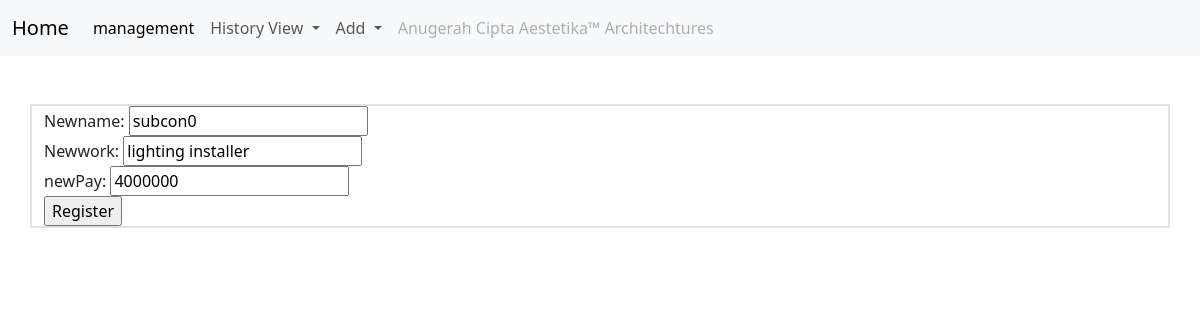
The app's page /Build/IA/subcon/subconedit.php?id=9 (signed in) with its own data.
### tables this page shows
CREATE TABLE `subcon` (
  `id` int(12) NOT NULL,
  `name` varchar(24) NOT NULL,
  `work` varchar(24) NOT NULL,
  `pay` int(24) NOT NULL,
  `newPay` int(24) NOT NULL
);

### Build/IA/subcon/subconedit.php (the view, shortened to what this page needs)
<!DOCTYPE html>
<html>
<head>
        <link href="https://cdn.jsdelivr.net/npm/bootstrap@5.3.2/dist/css/bootstrap.min.css" rel="stylesheet">
    </head>
    <body>
  <nav class="navbar navbar-expand-lg navbar-light bg-light">
  <div class="container-fluid">
      <a class="navbar-brand" href="/IA/employeeprojectview.php">Home</a>
      <div class="collapse navbar-collapse" id="navbarSupportedContent">
      <ul class="navbar-nav me-auto mb-2 mb-lg-0">
          <li class="nav-item">
          <a class="nav-link active" aria-current="page" href="/IA/management.php">management</a>
          </li>
          <li class="nav-item dropdown">
          <a class="nav-link dropdown-toggle" href="#" role="button" data-bs-toggle="dropdown" aria-expanded="false">
              History View
          </a>
          </li>
          <li class="nav-item dropdown">
          <a class="nav-link dropdown-toggle" href="#" role="button" data-bs-toggle="dropdown" aria-expanded="false">
              Add
          </a>
          </li>
          <li class="nav-item">
          <a class="nav-link disabled" aria-disabled="true"> Anugerah Cipta Aestetika™ Architechtures</a>
          </li>
      </ul>
      </div>
  </div>
  </nav>
        <br>
        <br>
<?php
    $servername = "localhost";
    $username = "u855808231_root";
    $password = "Memeikaykenjay1";
    $dbname = "u855808231_huyo";
$conn = mysqli_connect($servername, $username, $password, $dbname);
             $id=$_GET['id'];
             $data=mysqli_query($conn,"select * from subcon where id='$id'");
             while($d=mysqli_fetch_array($data))
        {
    ?>
    <div class="container">
        <form action="subconupdate.php" method="POST">
            <label for="label">Newname:</label>
            <input type="text" id="Newname" name="Newname" value="<?php echo $d['name']; ?>" required><br>
            <label for="label">Newwork:</label>
            <input type="text" id="Newwork" name="Newwork" value="<?php echo $d['work']; ?>" required><br>
            <label for="label">newPay:</label>
            <input type="number" id="newPay" name="newPay" value="<?php echo $d['pay']; ?>" required><br>
            <input type="submit" value="Register">
        </form>
        <?php
            }
            ?>
    </div>
</body>
</html>

### Build/IA/subcon/subconedit.php (style rules this page uses)
.container { border: 2px solid #dee2e6; }

### records on screen
subcon: Newname "subcon0", Newwork "lighting installer", newPay "4000000"
